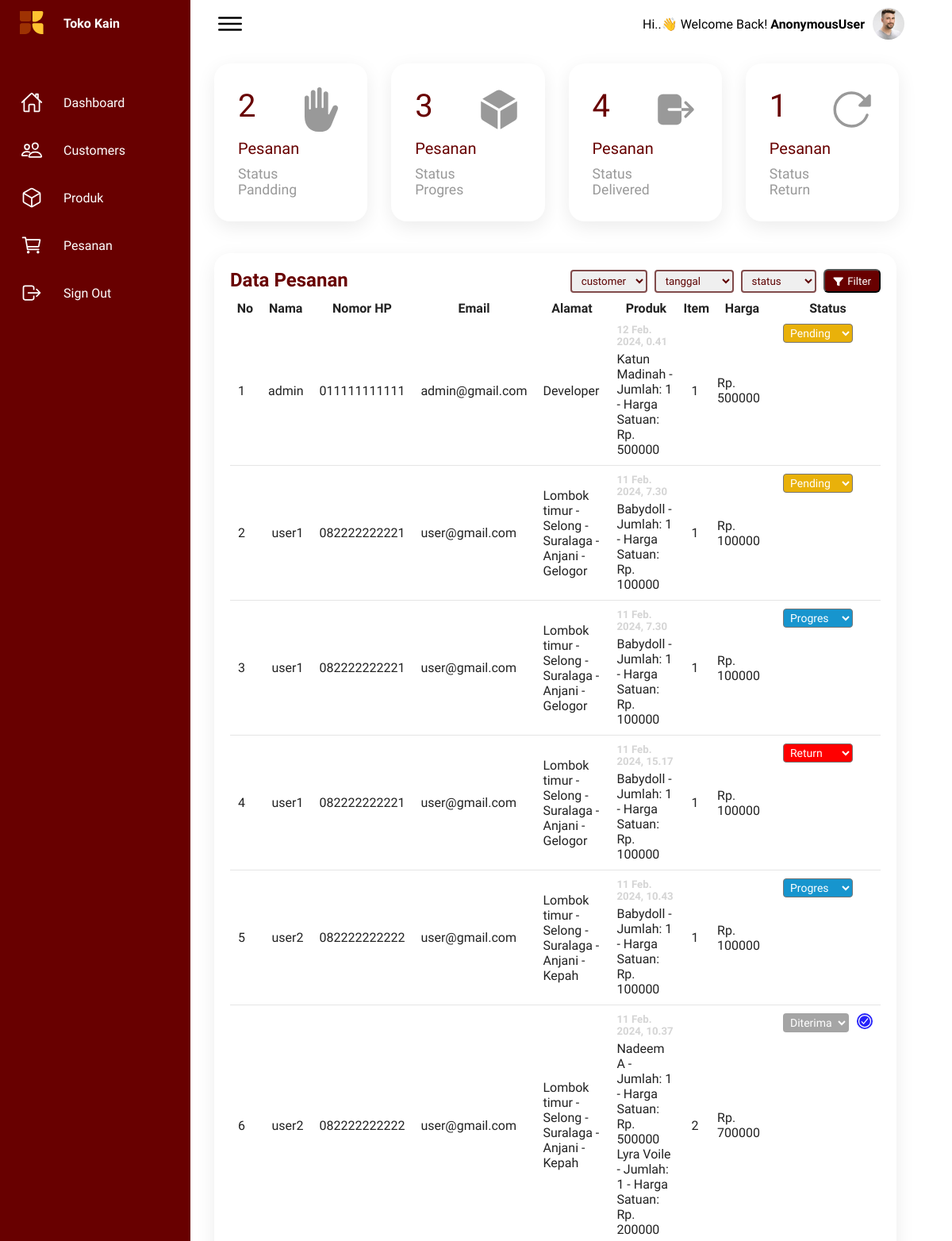
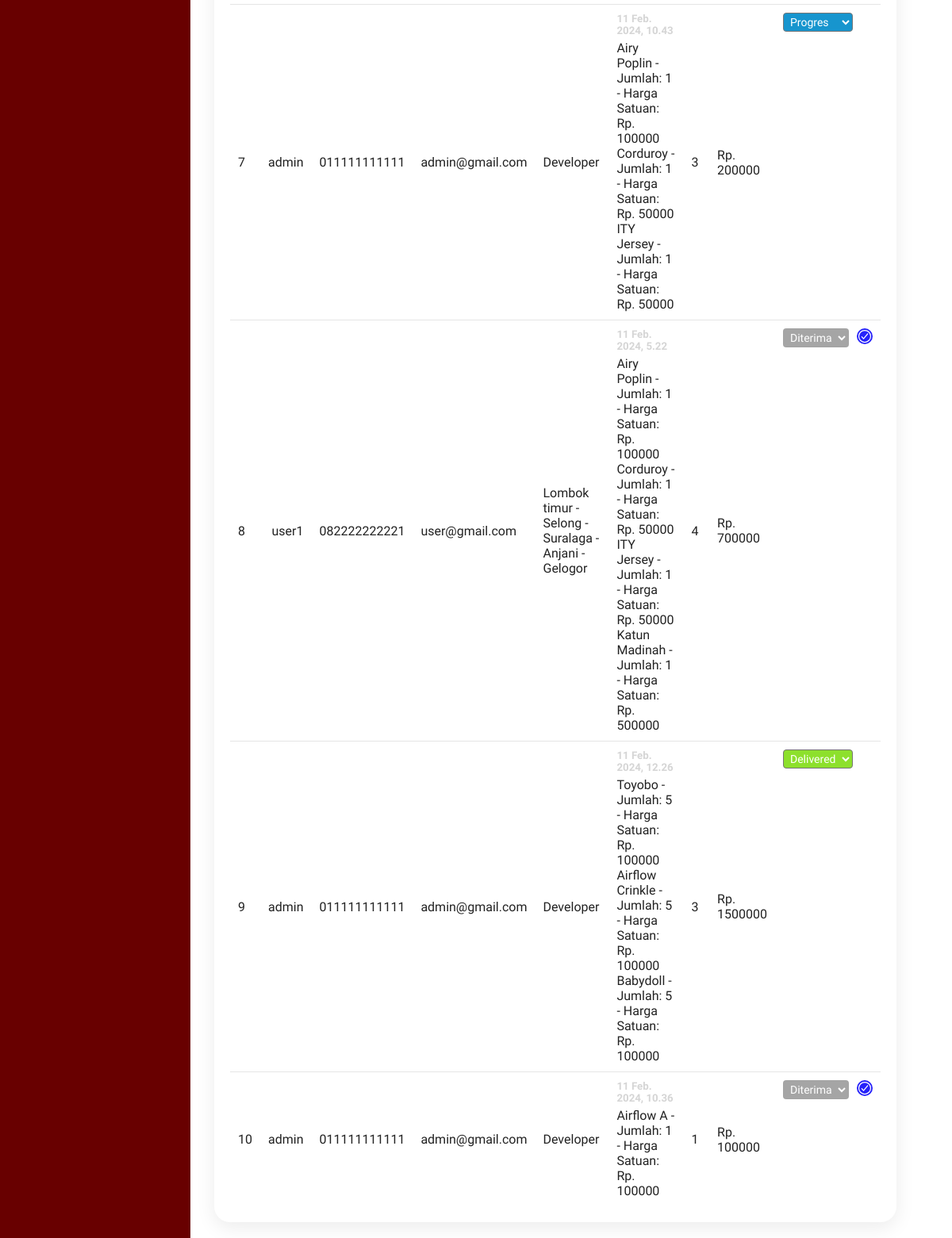
Page /pesanan/ on the earlier database version (2 pictures, top to bottom).
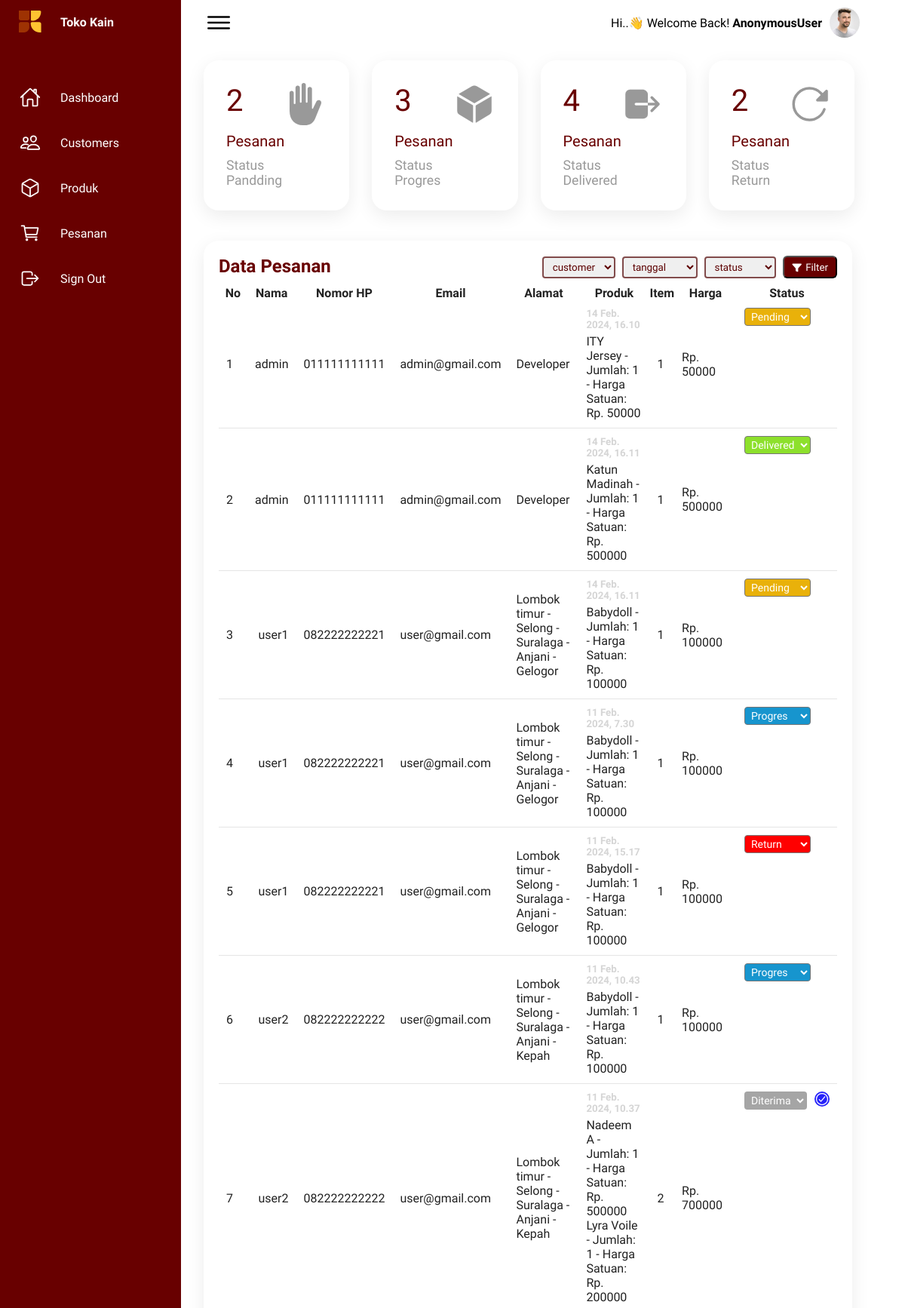
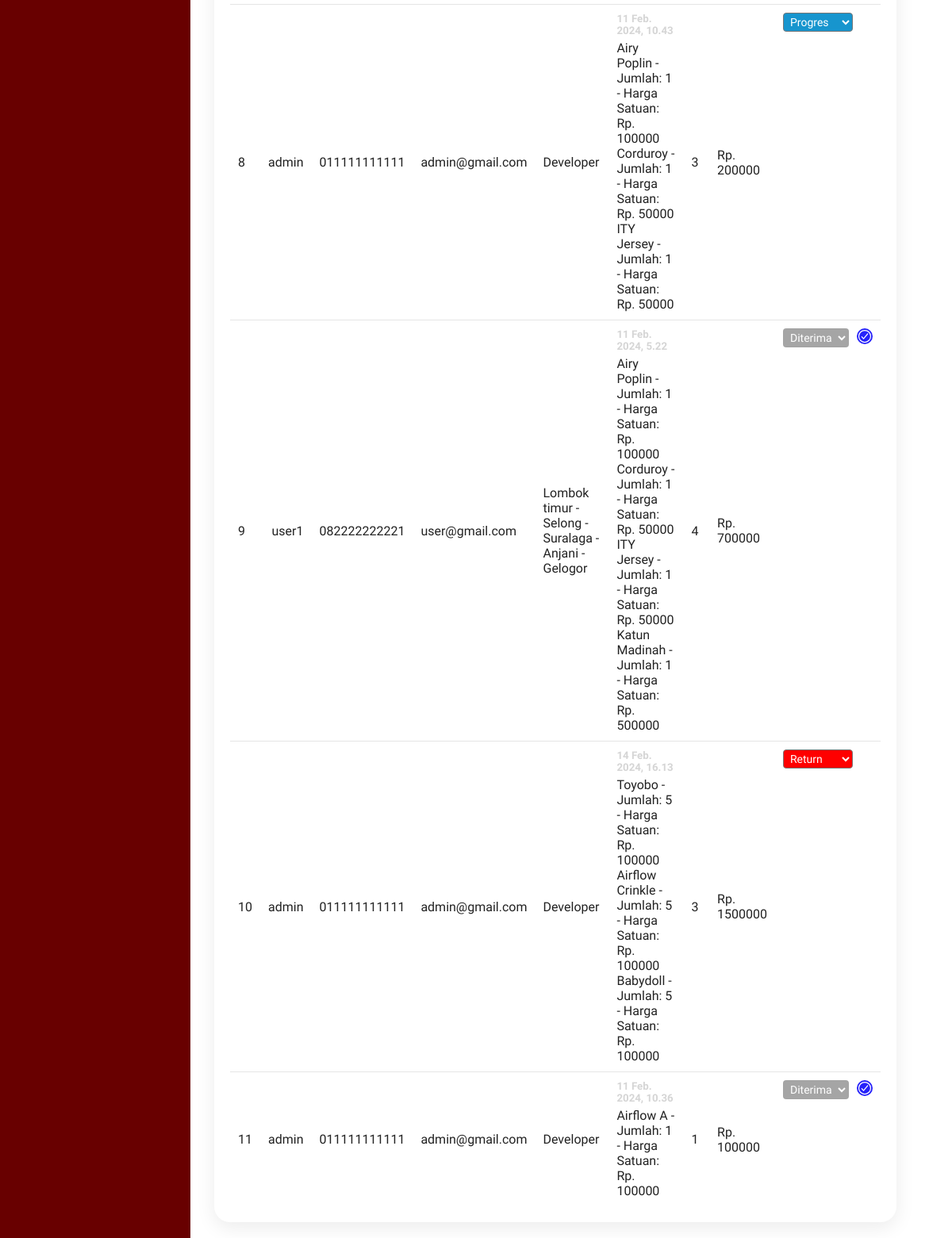
Same page on the later database version (2 pictures, top to bottom).
### greenstore_app/models.py (models this page shows, shortened)
class Pesanan(models.Model):
    STATUS_CHOICES = [
        ('PENDING', 'Pending'),
        ('PROGRES', 'Progres'),
        ('DELIVERED', 'Delivered'),
        ('RETURN', 'Return'),
    ]
    nama_user = models.ForeignKey(CustomUser, on_delete=models.CASCADE)
    nomor_hp = models.CharField(max_length=20)
    email = models.EmailField()
    alamat = models.CharField(max_length=255)
    jumlah_items = models.PositiveIntegerField()
    total_harga = models.IntegerField()
    pesanan_detail = models.TextField()
    status = models.CharField(max_length=10, choices=STATUS_CHOICES, default='PENDING')
    created_at = models.DateTimeField(auto_now_add=True)
    updated_at = models.DateTimeField(auto_now=True)
    diterima = models.BooleanField(default=False)

class CustomUser(AbstractUser):
    nomor = models.CharField(max_length=20)
    alamat = models.CharField(max_length=255)

### greenstore_app/views.py (the view)
# urls.py: path('pesanan/', OrderListView.as_view(), name='pesanan'),
class OrderListView(View):
    template_name = 'dsh_pesanan.html'
    def get(self, request, *args, **kwargs):
        customer_id = request.GET.get('customer')
        date_filter = request.GET.get('date')
        status_filter = request.GET.get('status')
        customers = CustomUser.objects.all()
        status_options = Pesanan.STATUS_CHOICES
        orders = Pesanan.objects.all().order_by('-id')
        if customer_id:
            orders = orders.filter(nama_user_id=customer_id)
        if date_filter == 'today':
            today = datetime.now().date()
            orders = orders.filter(created_at__date=today)
        elif date_filter == 'week':
            week_ago = datetime.now().date() - timedelta(days=7)
            orders = orders.filter(created_at__date__gte=week_ago)
        elif date_filter == 'month':
            month_ago = datetime.now().date() - timedelta(days=30)
            orders = orders.filter(created_at__date__gte=month_ago)
        if status_filter:
            orders = orders.filter(status=status_filter)
        count_pandding = Pesanan.objects.filter(status='PENDING').count()
        count_progres = Pesanan.objects.filter(status='PROGRES').count()
        count_delivered = Pesanan.objects.filter(status='DELIVERED').count()
        count_return = Pesanan.objects.filter(status='RETURN').count()
        context = {
            'orders': orders,
            'customers': customers,
            'status_options': status_options,
            'count_pandding': count_pandding,
            'count_progres': count_progres,
            'count_delivered': count_delivered,
            'count_return': count_return
        }
        return render(request, self.template_name, context)

### templates/dsh_pesanan.html (shortened to what this page needs)
{% load static %}
<!DOCTYPE html>
<html lang="en">
<head>
    <link rel="stylesheet" href="{% static 'css/dashboard.css' %}">
</head>
<body>
    <div class="container">
        <div class="navigation">
            <ul>
                <li>
                    <a href="">
                        <span class="icon">
                            <img src="{% static 'img/logo.svg' %}" alt="Toko Kain" style="width: 30px;">
                        </span>
                        <span class="title" style="font-weight: bold;">Toko Kain</span>
                    </a>
                </li>
                <li>
                    <a href="{% url 'dashboard' %}">
                        <span class="icon">
                            <ion-icon name="home-outline"></ion-icon>
                        </span>
                        <span class="title">Dashboard</span>
                    </a>
                </li>
                <li>
                    <a href="{% url 'customor' %}">
                        <span class="icon">
                            <ion-icon name="people-outline"></ion-icon>
                        </span>
                        <span class="title">Customers</span>
                    </a>
                </li>
                <li>
                    <a href="{% url 'barang' %}">
                        <span class="icon">
                            <ion-icon name="cube-outline"></ion-icon>
                        </span>
                        <span class="title">Produk</span>
                    </a>
                </li>
                <li>
                    <a href="{% url 'pesanan' %}">
                        <span class="icon">
                            <ion-icon name="cart-outline"></ion-icon>
                        </span>
                        <span class="title">Pesanan</span>
                    </a>
                </li>
                <li>
                    <a href="#" id="signoutlink">
                        <span class="icon">
                            <ion-icon name="log-out-outline"></ion-icon>
                        </span>
                        <span class="title">Sign Out</span>
                    </a>
                </li>
            </ul>
        </div>
        <div class="main">
            <div class="topbar">
                <div class="toggle">
                    <ion-icon name="menu-outline"></ion-icon>
                </div>
                <div class="" style="display: flex; gap: 10px; align-items: center;">
                    <h4 style="text-transform: capitalize;"> <span style="font-weight: 200;">hi..👋 welcome back! </span> {{user}}</h4>
                    <div class="user">
                        <img src="{% static 'img/customer01.jpg' %}" alt="user">
                     </div>
                </div>
            </div>
            <div class="cardBox">
                <div class="card">
                    <div>
                        <div class="numbers">{{count_pandding}} <span style="font-size: 20px;">Pesanan</span></div>
                        <div class="cardName">Status Pandding</div>
                    </div>
                    <div class="iconBx">
                        <ion-icon name="hand-left"></ion-icon>
                    </div>
                </div>
                <div class="card">
                    <div>
                        <div class="numbers">{{count_progres}} <span style="font-size: 20px;">Pesanan</span></div>
                        <div class="cardName">Status Progres</div>
                    </div>
                    <div class="iconBx">
                        <ion-icon name="cube"></ion-icon>
                    </div>
                </div>
                <div class="card">
                    <div>
                        <div class="numbers">{{count_delivered}} <span style="font-size: 20px;">Pesanan</span></div>
                        <div class="cardName">Status Delivered</div>
                    </div>
                    <div class="iconBx">
                        <ion-icon name="log-out"></ion-icon>
                    </div>
                </div>
                <div class="card">
                    <div>
                        <div class="numbers">{{count_return}} <span style="font-size: 20px;">Pesanan</span></div>
                        <div class="cardName">Status Return</div>
                    </div>
                    <div class="iconBx">
                        <ion-icon name="reload"></ion-icon>
                    </div>
                </div>
            </div>
            <div class="details">
                <div class="recentOrders">
                    <div class="cardHeader">
                        <h2>Data Pesanan</h2>
                        <form method="get" action="">
                                <select name="customer" id="filter_pesanan">
                                    <option value="">customer</option>
                                </select>
                                <select name="date" id="filter_pesanan">
                                    <option value="">tanggal</option>
                                </select>
                                <select name="status" id="filter_pesanan">
                                    <option value="">status</option>
                                </select>
                                <button type="submit" class="btn"><ion-icon name="funnel" style="margin-right: 2px; transform: translateY(2.2px);"></ion-icon> Filter</button>
                        </form>
                    </div>
                    <table>
                        <thead>
                            <tr>
                                <th>No</th>
                                <th>Nama</th>
                                <th>Nomor HP</th>
                                <th>Email</th>
                                <th>Alamat</th>
                                <th>Produk</th>
                                <th>Item</th>
                                <th style="width: 10%;">Harga</th>
                                <th>Status</th>
                            </tr>
                        </thead>
                        <tbody>
                            {% for order in orders %}
                                <tr>
                                    <td>{{ forloop.counter }}</td>
                                    <td>{{ order.nama_user }}</td>
                                    <td>{{ order.nomor_hp }}</td>
                                    <td>{{ order.email }}</td>
                                    <td>{{ order.alamat }}</td>
                                    <td>
                                        {% if order.status == 'PANDDING' %}
                                        <h5 style="margin-bottom: 5px; color: rgb(213, 213, 213);">{{order.created_at}}</h5>
                                        {% else %}
                                        <h5 style="margin-bottom: 5px; color: rgb(213, 213, 213);">{{order.updated_at}}</h5>
                                        {% endif %}
                                        {{order.pesanan_detail}}
                                    </td>
                                    <td>{{ order.jumlah_items }}</td>
                                    <td>Rp. {{ order.total_harga }}</td>
                                    <td style="display: flex; gap: 10px;">
                                        {% if order.diterima == False %}
                                        <select name="status" class="status {{ order.status|lower }}" data-order-id="{{ order.id }}">
                                            {% for status_value, status_display in order.STATUS_CHOICES %}
                                                {% if order.status == status_value %}
                                                    <option value="{{ status_value }}" selected>{{ status_display }}</option>
                                                {% else %}
                                                    <option value="{{ status_value }}">{{ status_display }}</option>
                                                {% endif %}
                                            {% endfor %}
                                        </select>
                                        {% else %}
                                        <select disabled style="background-color: grey;" name="status" class="status {{ order.status|lower }}" data-order-id="{{ order.id }}">
                                            {% for status_value, status_display in order.STATUS_CHOICES %}
                                                {% if order.status == status_value %}
                                                    <option value="{{ status_value }}" selected> Diterima</option>
                                                {% else %}
                                                    <option value="{{ status_value }}">{{ status_display }}</option>
                                                {% endif %}
                                            {% endfor %}
                                        </select>
                                         <ion-icon name="checkmark-circle-outline" style="background-color: rgb(38, 34, 250); width: 20px; height: 20px; color: white; border-radius: 50px;"></ion-icon>
                                      {% endif %}
                                    </td>
                                </tr>
                            {% endfor %}
                        </tbody>
                    </table>
                </div>
            </div>
        </div>
    </div>
</body>
</html>

### static/css/dashboard.css (style rules this page uses)
* { font-family: "Ubuntu", sans-serif; margin: 0; padding: 0; box-sizing: border-box; }
:root { --satu: #FFC331; --dua: #ad0000; --blue: #680000; --white: #fff; --gray: #f5f5f5; --black1: #222; --black2: #999; --vs-primary: 29 92 255; }
body { min-height: 100vh; overflow-x: hidden; }
.container { position: relative; width: 100%; }
.navigation { position: fixed; width: 240px; height: 100%; background: var(--blue); border-left: 10px solid var(--blue); transition: 0.5s; overflow: hidden; }
.navigation ul { position: absolute; top: 0; left: 0; width: 100%; }
.navigation ul li { position: relative; width: 100%; list-style: none; border-top-left-radius: 30px; border-bottom-left-radius: 30px; }
.navigation ul li:nth-child(1) { margin-bottom: 40px; pointer-events: none; }
.navigation ul li a { position: relative; display: block; width: 100%; display: flex; text-decoration: none; color: var(--white); }
.navigation ul li a .icon { position: relative; display: block; min-width: 60px; height: 60px; line-height: 75px; text-align: center; }
.navigation ul li a .icon ion-icon { font-size: 1.75rem; }
.navigation ul li a .title { position: relative; display: block; padding: 0 10px; height: 60px; line-height: 60px; text-align: start; white-space: nowrap; }
.main { position: absolute; width: calc(100% - 300px); left: 250px; min-height: 100vh; background: var(--white); transition: 0.5s; }
.topbar { width: 100%; height: 60px; display: flex; justify-content: space-between; align-items: center; padding: 0 10px; }
.toggle { position: relative; width: 60px; height: 60px; display: flex; justify-content: center; align-items: center; font-size: 2.5rem; cursor: pointer; }
.user { position: relative; width: 40px; height: 40px; border-radius: 50%; overflow: hidden; cursor: pointer; }
.user img { position: absolute; top: 0; left: 0; width: 100%; height: 100%; object-fit: cover; }
.cardBox { position: relative; width: 100%; padding: 20px; display: grid; grid-template-columns: repeat(4, 1fr); grid-gap: 30px; }
.cardBox .card { position: relative; background: var(--white); padding: 30px; border-radius: 20px; display: flex; justify-content: space-between; cursor: pointer; box-shadow: 0 7px 25px rgba(0, 0, 0, 0.08); }
.cardBox .card .numbers { position: relative; font-weight: 500; font-size: 2.5rem; color: var(--blue); }
.cardBox .card .cardName { color: var(--black2); font-size: 1.1rem; margin-top: 5px; }
.cardBox .card .iconBx { font-size: 3.5rem; color: var(--black2); }
.details { position: relative; width: 100%; padding: 20px; display: grid; grid-template-columns: 1fr; grid-gap: 30px; }
.details .recentOrders { position: relative; min-height: 500px; background: var(--white); padding: 20px; box-shadow: 0 7px 25px rgba(0, 0, 0, 0.08); border-radius: 20px; }
.details .cardHeader { display: flex; justify-content: space-between; align-items: flex-start; }
.cardHeader h2 { font-weight: 600; color: var(--blue); }
.cardHeader .btn { position: relative; padding: 5px 10px; background: var(--blue); text-decoration: none; color: var(--white); border-radius: 6px; }
.details table { width: 100%; border-collapse: collapse; margin-top: 10px; }
.details .recentOrders table tr { color: var(--black1); border-bottom: 1px solid rgba(0, 0, 0, 0.1); }
.details .recentOrders table tr:last-child { border-bottom: none; }
.details .recentOrders table tr td { padding: 10px; }
.details .recentOrders table tr td:last-child { text-align: end; }
.details .recentOrders table tr td:nth-child(2) { text-align: end; }
.details .recentOrders table tr td:nth-child(3) { text-align: center; }
.status.delivered { padding: 2px 4px; background: #8de02c; color: var(--white); border-radius: 4px; font-size: 14px; font-weight: 500; }
.status.pending { padding: 2px 4px; background: #e9b10a; color: var(--white); border-radius: 4px; font-size: 14px; font-weight: 500; }
.status.return { padding: 2px 4px; background: #f00; color: var(--white); border-radius: 4px; font-size: 14px; font-weight: 500; }
.status.progres { padding: 2px 4px; background: #1795ce; color: var(--white); border-radius: 4px; font-size: 14px; font-weight: 500; }

### templates/dsh_pesanan.html (style rules this page uses)
#filter_pesanan { padding: 4px 8px; margin-right: 5px; color: rgb(93, 2, 2); border: 2px solid rgb(129, 75, 75); border-radius: 4px; }

Differences in the rows shown:
added Pesanan: nama_user "admin", nomor_hp "011111111111", email "admin@gmail.com", alamat "Developer", updated_at "14 Feb. 2024, 16.10", pesanan_detail "ITY Jersey - Jumlah: 1 - Harga Satuan: Rp. 50000", jumlah_items "1", total_harga "50000", status "Pending"
changed Pesanan "Katun Madinah - Jumlah: 1 - Harga Satuan: Rp. 500000": updated_at "12 Feb. 2024, 0.41" → "14 Feb. 2024, 16.11"; status "Pending" → "Delivered"
changed Pesanan (number 3 of 11 on the later page): updated_at "11 Feb. 2024, 7.30" → "14 Feb. 2024, 16.11"
changed Pesanan: updated_at "11 Feb. 2024, 12.26" → "14 Feb. 2024, 16.13"; status "Delivered" → "Return"
Other differences:
{{ count_return }}: "1" → "2"
